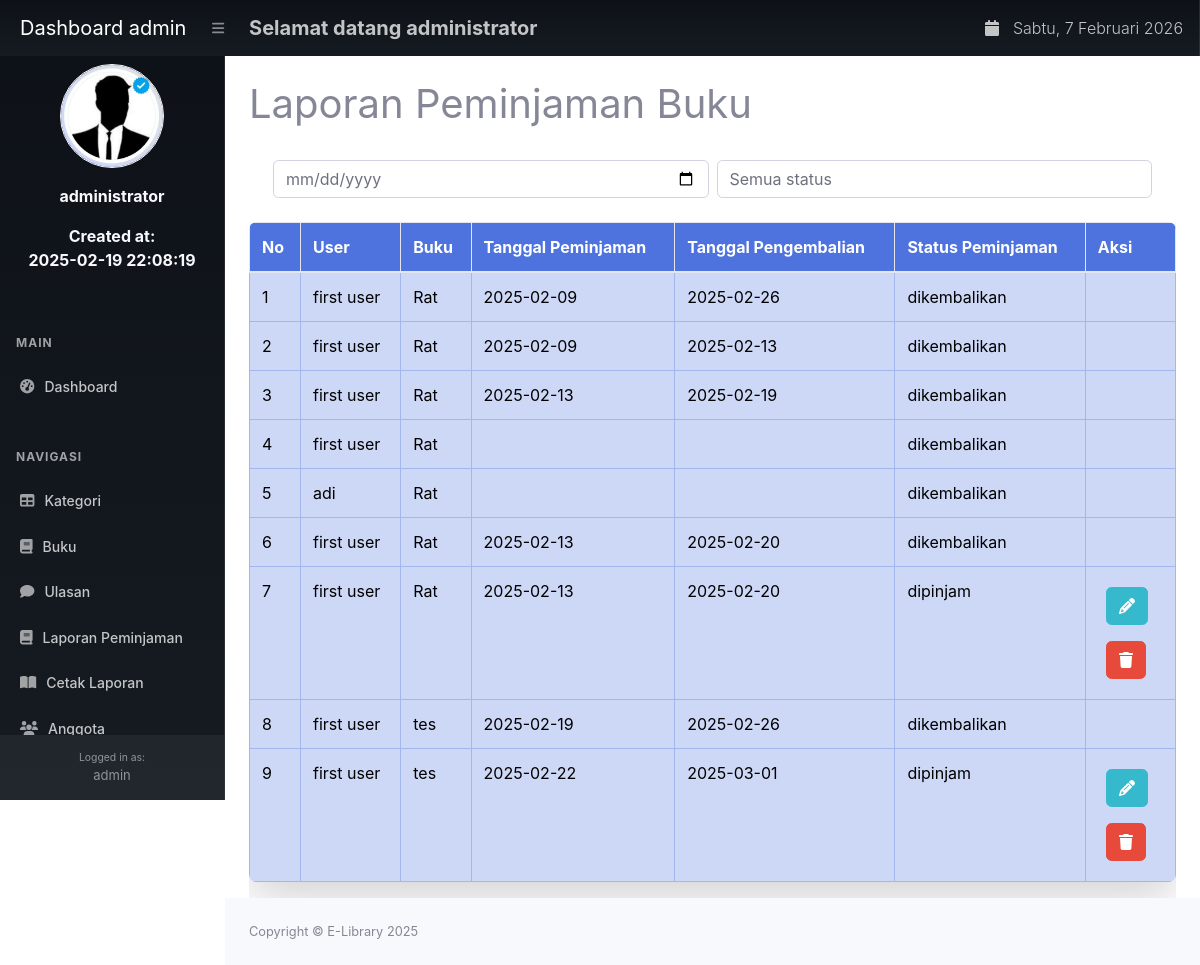
The page /index.php?page=peminjaman_admin (signed in) on the database its author committed.
### tables this page shows
CREATE TABLE `peminjaman` (
  `id_peminjaman` int NOT NULL,
  `id_user` int DEFAULT NULL,
  `id_buku` int DEFAULT NULL,
  `tanggal_peminjaman` varchar(255) DEFAULT NULL,
  `tanggal_pengembalian` varchar(255) DEFAULT NULL,
  `status_peminjaman` enum('dipinjam','dikembalikan') DEFAULT NULL
);

CREATE TABLE `user` (
  `id_user` int NOT NULL,
  `nama` varchar(255) DEFAULT NULL,
  `username` varchar(255) DEFAULT NULL,
  `password` varchar(255) DEFAULT NULL,
  `email` varchar(255) DEFAULT NULL,
  `alamat` text,
  `no_telepon` varchar(255) DEFAULT NULL,
  `level` enum('admin','petugas','peminjam') DEFAULT NULL,
  `created_at` varchar(255) NOT NULL,
  `status` enum('aktif','banned') NOT NULL
);

CREATE TABLE `buku` (
  `id_buku` int NOT NULL,
  `id_kategori` int DEFAULT NULL,
  `judul` varchar(255) DEFAULT NULL,
  `penulis` varchar(255) DEFAULT NULL,
  `penerbit` varchar(255) DEFAULT NULL,
  `tahun_terbit` varchar(255) DEFAULT NULL,
  `deskripsi` text,
  `stok` int NOT NULL,
  `gambar` varchar(255) NOT NULL
);

### peminjaman_admin.php (the view, shortened to what this page needs)
<?php
$queryStr = "SELECT * FROM peminjaman
             LEFT JOIN user ON user.id_user = peminjaman.id_user
             LEFT JOIN buku ON buku.id_buku = peminjaman.id_buku";
$query = mysqli_query($conn, $queryStr);
?>
<h1 class="mt-4">Laporan Peminjaman Buku</h1>
<div class="row">
    <div class="col-md-12">
        <div class="m-4 d-flex gap-2">
            <input type="date" class="form-control" id="searchDate" placeholder="Cari berdasarkan tanggal">
            <select name="status" id="searchStatus" class="form-control">
                <option value="">Semua status</option>
            </select>
        </div>
        <div class="table-responsive">
            <table class="table table-bordered border-2 shadow-lg table-hover rounded-3 overflow-hidden" id="dataTable" width="100%">
                <thead class="bg-primary text-white">
                    <tr>
                        <th>No</th>
                        <th>User</th>
                        <th>Buku</th>
                        <th>Tanggal Peminjaman</th>
                        <th>Tanggal Pengembalian</th>
                        <th>Status Peminjaman</th>
                        <th>Aksi</th>
                    </tr>
                </thead>
                <tbody id="table-body">
                    <?php
                    $s = 1;
                    while ($data = mysqli_fetch_array($query)) {
                    ?>
                    <tr class="table-primary border-2">
                        <td><?php echo $s++; ?></td>
                        <td><?php echo $data['nama']; ?></td>
                        <td><?php echo $data['judul']; ?></td>
                        <td><?php echo $data['tanggal_peminjaman']; ?></td>
                        <td class="tanggal-pengembalian"><?php echo $data['tanggal_pengembalian']; ?></td>
                        <td class="status-peminjaman"><?php echo $data['status_peminjaman']; ?></td>
                        <td>
                            <?php if ($data['status_peminjaman'] != 'dikembalikan') { ?>
                                <div class="gap-0 row-gap-3">
                                    <div class="p-2 g-col-6">
                                        <a href="?page=peminjaman_ubah&&id=<?php echo $data['id_peminjaman']; ?>" class="btn btn-info"><i class="fa fa-pencil"></i></a>
                                    </div>
                                    <?php if($_SESSION['user']['level'] == 'admin') { ?>
                                    <div class="p-2 g-col-6">
                                        <a onclick="return confirm('Apakah anda yakin menghapus data ini?');" href="?page=peminjaman_hapus&&id=<?php echo $data['id_peminjaman']; ?>" class="btn btn-danger"><i class="fa fa-trash"></i></a>
                                    </div>
                                    <?php } ?>
                                </div>
                            <?php } ?>
                        </td>
                    </tr>
                    <?php } ?>
                </tbody>
            </table>
        </div>
    </div>
</div>

### index.php (shortened to what this page needs)
<?php
if ($_SESSION['user']['level'] == 'admin') {
    $profilePhoto = "./assets/img/admin.jpg";
}
?>
<!DOCTYPE html>
<html lang="en">
    <head>
        <link href="https://cdn.jsdelivr.net/npm/simple-datatables@7.1.2/dist/style.min.css" rel="stylesheet" />
        <link href="css/styles.css" rel="stylesheet" />
        <link href="css/sb-admin-2.min.css" rel="stylesheet">
        <link href="https://unpkg.com/aos@2.3.1/dist/aos.css" rel="stylesheet">
        <link rel="stylesheet" href="https://cdnjs.cloudflare.com/ajax/libs/bootstrap-select/1.14.0-beta2/css/bootstrap-select.min.css">
    </head>
    <body class="sb-nav-fixed">
        <nav class="sb-topnav navbar navbar-expand navbar-dark sb-sidenav-dark">
            <a class="navbar-brand ps-1 pe-3" href="?">Dashboard <?php echo $_SESSION['user']['level'] ?></a>
            <button class="btn btn-link btn-sm order-1 order-lg-0 me-4 me-lg-0" id="sidebarToggle" href="#!"><i class="fas fa-bars"></i></button>
            <div class="d-flex justify-content-between w-100">
            <h5 class="m-3 fw-bold">Selamat datang <?php echo $_SESSION['user']['nama']; ?></h5>
            <div class="d-flex align-items-center">
                <i class="fa fa-calendar"></i>&nbsp;&nbsp;&nbsp;
                <span id="time" class="fw-light"></span>
            </div>
            </div>
        </nav>
        <div id="layoutSidenav">
            <div id="layoutSidenav_nav">
                <nav class="sb-sidenav accordion sb-sidenav-dark" id="sidenavAccordion">
                    <div class="sb-sidenav-menu">
                        <div class="nav mb-4" style="overflow: hidden;">
                            <div class="text-center m-2">
                                <img src="<?php echo $profilePhoto; ?>" alt="admin" class="rounded-circle border border-2 border-light w-50 mb-2">
                                <p class="mt-2 fw-bold text-light"><?php echo $_SESSION['user']['nama']; ?></p>
                                <p class="mt-2 fw-bold text-light">Created at:<br><?php echo $_SESSION['user']['created_at'] ?></p>
                            </div>
                            <div class="sb-sidenav-menu-heading">Main</div>
                            <a class="nav-link" href="?">
                                <div class="sb-nav-link-icon"><i class="fas fa-tachometer-alt"></i></div>
                                Dashboard
                            </a>
                            <div class="sb-sidenav-menu-heading">Navigasi</div>
                            <?php
                            if ($_SESSION['user']['level'] != 'peminjam') {
                            ?>
                            <a class="nav-link" href="?page=kategori">
                                <div class="sb-nav-link-icon"><i class="fas fa-table"></i></div>
                                Kategori
                            </a>
                            <a class="nav-link" href="?page=buku">
                                <div class="sb-nav-link-icon"><i class="fas fa-book"></i></div>
                                Buku
                            </a>
                        <?php } ?>
                            <a class="nav-link" href="?page=ulasan">
                                <div class="sb-nav-link-icon"><i class="fas fa-comment"></i></div>
                                Ulasan
                            </a>
                            <?php if($_SESSION['user']['level'] != 'peminjam') { ?>
                            <a class="nav-link" href="?page=peminjaman_admin">
                                <div class="sb-nav-link-icon"><i class="fas fa-book"></i></div>
                                Laporan Peminjaman
                            </a>
                            <?php if ($_SESSION['user']['level'] == 'admin') {?>
                            <a class="nav-link" href="?page=laporan">
                                <div class="sb-nav-link-icon"><i class="fas fa-book-open"></i></div>
                                Cetak Laporan
                            </a>
                        <?php } ?>
                        <?php } ?>
                            <a class="nav-link" href="?page=anggota">
                                <div class="sb-nav-link-icon"><i class="fas fa-users"></i></div>
                                Anggota
                            </a>
                        </div>
                    </div>
                    <div class="sb-sidenav-footer">
                        <div class="small">Logged in as:</div>
                        <?php echo $_SESSION['user']['level']; ?>
                    </div>
                </nav>
            </div>
            <div id="layoutSidenav_content">
                <main>
                    <div class="container-fluid px-4">
                        <?php
                        $page = isset($_GET['page']) ? $_GET['page'] : 'home';
                        if (file_exists($page . '.php')) {
                            include $page . '.php';
                        } else {
                            include '404.php';
                        }
                        ?>
                    </div>
                </main>
                <footer class="py-4 bg-light mt-auto">
                    <div class="container-fluid px-4">
                        <div class="d-flex align-items-center justify-content-between small">
                            <div class="text-muted">Copyright &copy; E-Library 2025</div>
                        </div>
                    </div>
                </footer>
            </div>
        </div>
    </body>
</html>

### rows shown on the page
peminjaman: id_user.nama "first user", id_buku.judul "Rat", tanggal_peminjaman "2025-02-09", tanggal_pengembalian "2025-02-26", status_peminjaman "dikembalikan"
peminjaman: id_user.nama "first user", id_buku.judul "Rat", tanggal_peminjaman "2025-02-09", tanggal_pengembalian "2025-02-13", status_peminjaman "dikembalikan"
peminjaman: id_user.nama "first user", id_buku.judul "Rat", tanggal_peminjaman "2025-02-13", tanggal_pengembalian "2025-02-19", status_peminjaman "dikembalikan"
peminjaman: id_user.nama "first user", id_buku.judul "Rat", status_peminjaman "dikembalikan"
peminjaman: id_user.nama "adi", id_buku.judul "Rat", status_peminjaman "dikembalikan"
peminjaman: id_user.nama "first user", id_buku.judul "Rat", tanggal_peminjaman "2025-02-13", tanggal_pengembalian "2025-02-20", status_peminjaman "dikembalikan"
peminjaman: id_user.nama "first user", id_buku.judul "Rat", tanggal_peminjaman "2025-02-13", tanggal_pengembalian "2025-02-20", status_peminjaman "dipinjam"
peminjaman: id_user.nama "first user", id_buku.judul "tes", tanggal_peminjaman "2025-02-19", tanggal_pengembalian "2025-02-26", status_peminjaman "dikembalikan"
peminjaman: id_user.nama "first user", id_buku.judul "tes", tanggal_peminjaman "2025-02-22", tanggal_pengembalian "2025-03-01", status_peminjaman "dipinjam"

### other values the page prints
$_SESSION['user']['level'] "admin"
$_SESSION['user']['nama'] "administrator"
$_SESSION['user']['created_at'] "2025-02-19 22:08:19"
